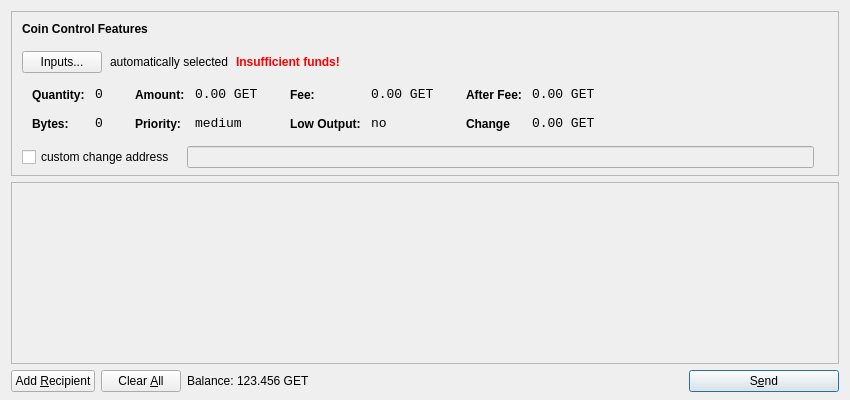
<?xml version="1.0" encoding="UTF-8"?>
<ui version="4.0">
 <class>SendCoinsDialog</class>
 <widget class="QDialog" name="SendCoinsDialog">
  <property name="geometry">
   <rect>
    <x>0</x>
    <y>0</y>
    <width>850</width>
    <height>400</height>
   </rect>
  </property>
  <property name="windowTitle">
   <string>Send Coins</string>
  </property>
  <layout class="QVBoxLayout" name="verticalLayout" stretch="0,1,0">
   <property name="bottomMargin">
    <number>8</number>
   </property>
   <item>
    <widget class="QFrame" name="frameCoinControl">
     <property name="sizePolicy">
      <sizepolicy hsizetype="Expanding" vsizetype="Expanding">
       <horstretch>0</horstretch>
       <verstretch>0</verstretch>
      </sizepolicy>
     </property>
     <property name="maximumSize">
      <size>
       <width>16777215</width>
       <height>16777215</height>
      </size>
     </property>
     <property name="frameShape">
      <enum>QFrame::StyledPanel</enum>
     </property>
     <property name="frameShadow">
      <enum>QFrame::Sunken</enum>
     </property>
     <layout class="QVBoxLayout" name="verticalLayoutCoinControl2">
      <property name="spacing">
       <number>6</number>
      </property>
      <property name="leftMargin">
       <number>0</number>
      </property>
      <property name="topMargin">
       <number>0</number>
      </property>
      <property name="rightMargin">
       <number>0</number>
      </property>
      <property name="bottomMargin">
       <number>6</number>
      </property>
      <item>
       <layout class="QVBoxLayout" name="verticalLayoutCoinControl" stretch="0,0,0,0,1">
        <property name="spacing">
         <number>0</number>
        </property>
        <property name="leftMargin">
         <number>10</number>
        </property>
        <property name="topMargin">
         <number>10</number>
        </property>
        <item>
         <layout class="QHBoxLayout" name="horizontalLayoutCoinControl1">
          <property name="bottomMargin">
           <number>15</number>
          </property>
          <item>
           <widget class="QLabel" name="labelCoinControlFeatures">
            <property name="sizePolicy">
             <sizepolicy hsizetype="Preferred" vsizetype="Maximum">
              <horstretch>0</horstretch>
              <verstretch>0</verstretch>
             </sizepolicy>
            </property>
            <property name="font">
             <font>
              <weight>75</weight>
              <bold>true</bold>
             </font>
            </property>
            <property name="styleSheet">
             <string notr="true">font-weight:bold;</string>
            </property>
            <property name="text">
             <string>Coin Control Features</string>
            </property>
           </widget>
          </item>
         </layout>
        </item>
        <item>
         <layout class="QHBoxLayout" name="horizontalLayoutCoinControl2" stretch="0,0,0,0">
          <property name="spacing">
           <number>8</number>
          </property>
          <property name="bottomMargin">
           <number>10</number>
          </property>
          <item>
           <widget class="QPushButton" name="pushButtonCoinControl">
            <property name="styleSheet">
             <string notr="true"/>
            </property>
            <property name="text">
             <string>Inputs...</string>
            </property>
           </widget>
          </item>
          <item>
           <widget class="QLabel" name="labelCoinControlAutomaticallySelected">
            <property name="text">
             <string>automatically selected</string>
            </property>
            <property name="margin">
             <number>5</number>
            </property>
           </widget>
          </item>
          <item>
           <widget class="QLabel" name="labelCoinControlInsuffFunds">
            <property name="font">
             <font>
              <weight>75</weight>
              <bold>true</bold>
             </font>
            </property>
            <property name="styleSheet">
             <string notr="true">color:red;font-weight:bold;</string>
            </property>
            <property name="text">
             <string>Insufficient funds!</string>
            </property>
            <property name="margin">
             <number>5</number>
            </property>
           </widget>
          </item>
          <item>
           <spacer name="horizontalSpacerCoinControl">
            <property name="orientation">
             <enum>Qt::Horizontal</enum>
            </property>
            <property name="sizeHint" stdset="0">
             <size>
              <width>40</width>
              <height>1</height>
             </size>
            </property>
           </spacer>
          </item>
         </layout>
        </item>
        <item>
         <widget class="QWidget" name="widgetCoinControl" native="true">
          <property name="sizePolicy">
           <sizepolicy hsizetype="Preferred" vsizetype="Preferred">
            <horstretch>0</horstretch>
            <verstretch>0</verstretch>
           </sizepolicy>
          </property>
          <property name="minimumSize">
           <size>
            <width>0</width>
            <height>0</height>
           </size>
          </property>
          <property name="styleSheet">
           <string notr="true"/>
          </property>
          <layout class="QHBoxLayout" name="horizontalLayoutCoinControl5">
           <property name="margin">
            <number>0</number>
           </property>
           <item>
            <layout class="QHBoxLayout" name="horizontalLayoutCoinControl3" stretch="0,0,0,1">
             <property name="spacing">
              <number>20</number>
             </property>
             <property name="topMargin">
              <number>0</number>
             </property>
             <property name="bottomMargin">
              <number>10</number>
             </property>
             <item>
              <layout class="QFormLayout" name="formLayoutCoinControl1">
               <property name="horizontalSpacing">
                <number>10</number>
               </property>
               <property name="verticalSpacing">
                <number>14</number>
               </property>
               <property name="leftMargin">
                <number>10</number>
               </property>
               <property name="topMargin">
                <number>4</number>
               </property>
               <property name="rightMargin">
                <number>6</number>
               </property>
               <item row="0" column="0">
                <widget class="QLabel" name="labelCoinControlQuantityText">
                 <property name="styleSheet">
                  <string notr="true">font-weight:bold;</string>
                 </property>
                 <property name="text">
                  <string>Quantity:</string>
                 </property>
                 <property name="margin">
                  <number>0</number>
                 </property>
                </widget>
               </item>
               <item row="0" column="1">
                <widget class="QLabel" name="labelCoinControlQuantity">
                 <property name="font">
                  <font>
                   <family>Monospace</family>
                   <pointsize>10</pointsize>
                  </font>
                 </property>
                 <property name="cursor">
                  <cursorShape>IBeamCursor</cursorShape>
                 </property>
                 <property name="contextMenuPolicy">
                  <enum>Qt::ActionsContextMenu</enum>
                 </property>
                 <property name="text">
                  <string>0</string>
                 </property>
                 <property name="margin">
                  <number>0</number>
                 </property>
                 <property name="textInteractionFlags">
                  <set>Qt::LinksAccessibleByMouse|Qt::TextSelectableByKeyboard|Qt::TextSelectableByMouse</set>
                 </property>
                </widget>
               </item>
               <item row="1" column="0">
                <widget class="QLabel" name="labelCoinControlBytesText">
                 <property name="styleSheet">
                  <string notr="true">font-weight:bold;</string>
                 </property>
                 <property name="text">
                  <string>Bytes:</string>
                 </property>
                </widget>
               </item>
               <item row="1" column="1">
                <widget class="QLabel" name="labelCoinControlBytes">
                 <property name="font">
                  <font>
                   <family>Monospace</family>
                   <pointsize>10</pointsize>
                  </font>
                 </property>
                 <property name="cursor">
                  <cursorShape>IBeamCursor</cursorShape>
                 </property>
                 <property name="contextMenuPolicy">
                  <enum>Qt::ActionsContextMenu</enum>
                 </property>
                 <property name="text">
                  <string>0</string>
                 </property>
                 <property name="textInteractionFlags">
                  <set>Qt::LinksAccessibleByMouse|Qt::TextSelectableByKeyboard|Qt::TextSelectableByMouse</set>
                 </property>
                </widget>
               </item>
              </layout>
             </item>
             <item>
              <layout class="QFormLayout" name="formLayoutCoinControl2">
               <property name="horizontalSpacing">
                <number>10</number>
               </property>
               <property name="verticalSpacing">
                <number>14</number>
               </property>
               <property name="leftMargin">
                <number>6</number>
               </property>
               <property name="topMargin">
                <number>4</number>
               </property>
               <property name="rightMargin">
                <number>6</number>
               </property>
               <item row="0" column="0">
                <widget class="QLabel" name="labelCoinControlAmountText">
                 <property name="styleSheet">
                  <string notr="true">font-weight:bold;</string>
                 </property>
                 <property name="text">
                  <string>Amount:</string>
                 </property>
                 <property name="margin">
                  <number>0</number>
                 </property>
                </widget>
               </item>
               <item row="0" column="1">
                <widget class="QLabel" name="labelCoinControlAmount">
                 <property name="font">
                  <font>
                   <family>Monospace</family>
                   <pointsize>10</pointsize>
                  </font>
                 </property>
                 <property name="cursor">
                  <cursorShape>IBeamCursor</cursorShape>
                 </property>
                 <property name="contextMenuPolicy">
                  <enum>Qt::ActionsContextMenu</enum>
                 </property>
                 <property name="text">
                  <string>0.00 GET</string>
                 </property>
                 <property name="textInteractionFlags">
                  <set>Qt::LinksAccessibleByMouse|Qt::TextSelectableByKeyboard|Qt::TextSelectableByMouse</set>
                 </property>
                </widget>
               </item>
               <item row="1" column="0">
                <widget class="QLabel" name="labelCoinControlPriorityText">
                 <property name="styleSheet">
                  <string notr="true">font-weight:bold;</string>
                 </property>
                 <property name="text">
                  <string>Priority:</string>
                 </property>
                </widget>
               </item>
               <item row="1" column="1">
                <widget class="QLabel" name="labelCoinControlPriority">
                 <property name="font">
                  <font>
                   <family>Monospace</family>
                   <pointsize>10</pointsize>
                  </font>
                 </property>
                 <property name="cursor">
                  <cursorShape>IBeamCursor</cursorShape>
                 </property>
                 <property name="contextMenuPolicy">
                  <enum>Qt::ActionsContextMenu</enum>
                 </property>
                 <property name="text">
                  <string>medium</string>
                 </property>
                 <property name="textInteractionFlags">
                  <set>Qt::LinksAccessibleByMouse|Qt::TextSelectableByKeyboard|Qt::TextSelectableByMouse</set>
                 </property>
                </widget>
               </item>
              </layout>
             </item>
             <item>
              <layout class="QFormLayout" name="formLayoutCoinControl3">
               <property name="horizontalSpacing">
                <number>10</number>
               </property>
               <property name="verticalSpacing">
                <number>14</number>
               </property>
               <property name="leftMargin">
                <number>6</number>
               </property>
               <property name="topMargin">
                <number>4</number>
               </property>
               <property name="rightMargin">
                <number>6</number>
               </property>
               <item row="0" column="0">
                <widget class="QLabel" name="labelCoinControlFeeText">
                 <property name="styleSheet">
                  <string notr="true">font-weight:bold;</string>
                 </property>
                 <property name="text">
                  <string>Fee:</string>
                 </property>
                 <property name="margin">
                  <number>0</number>
                 </property>
                </widget>
               </item>
               <item row="0" column="1">
                <widget class="QLabel" name="labelCoinControlFee">
                 <property name="font">
                  <font>
                   <family>Monospace</family>
                   <pointsize>10</pointsize>
                  </font>
                 </property>
                 <property name="cursor">
                  <cursorShape>IBeamCursor</cursorShape>
                 </property>
                 <property name="contextMenuPolicy">
                  <enum>Qt::ActionsContextMenu</enum>
                 </property>
                 <property name="text">
                  <string>0.00 GET</string>
                 </property>
                 <property name="textInteractionFlags">
                  <set>Qt::LinksAccessibleByMouse|Qt::TextSelectableByKeyboard|Qt::TextSelectableByMouse</set>
                 </property>
                </widget>
               </item>
               <item row="1" column="0">
                <widget class="QLabel" name="labelCoinControlLowOutputText">
                 <property name="styleSheet">
                  <string notr="true">font-weight:bold;</string>
                 </property>
                 <property name="text">
                  <string>Low Output:</string>
                 </property>
                </widget>
               </item>
               <item row="1" column="1">
                <widget class="QLabel" name="labelCoinControlLowOutput">
                 <property name="font">
                  <font>
                   <family>Monospace</family>
                   <pointsize>10</pointsize>
                  </font>
                 </property>
                 <property name="cursor">
                  <cursorShape>IBeamCursor</cursorShape>
                 </property>
                 <property name="contextMenuPolicy">
                  <enum>Qt::ActionsContextMenu</enum>
                 </property>
                 <property name="text">
                  <string>no</string>
                 </property>
                 <property name="textInteractionFlags">
                  <set>Qt::LinksAccessibleByMouse|Qt::TextSelectableByKeyboard|Qt::TextSelectableByMouse</set>
                 </property>
                </widget>
               </item>
              </layout>
             </item>
             <item>
              <layout class="QFormLayout" name="formLayoutCoinControl4">
               <property name="horizontalSpacing">
                <number>10</number>
               </property>
               <property name="verticalSpacing">
                <number>14</number>
               </property>
               <property name="leftMargin">
                <number>6</number>
               </property>
               <property name="topMargin">
                <number>4</number>
               </property>
               <property name="rightMargin">
                <number>6</number>
               </property>
               <item row="0" column="0">
                <widget class="QLabel" name="labelCoinControlAfterFeeText">
                 <property name="styleSheet">
                  <string notr="true">font-weight:bold;</string>
                 </property>
                 <property name="text">
                  <string>After Fee:</string>
                 </property>
                 <property name="margin">
                  <number>0</number>
                 </property>
                </widget>
               </item>
               <item row="0" column="1">
                <widget class="QLabel" name="labelCoinControlAfterFee">
                 <property name="font">
                  <font>
                   <family>Monospace</family>
                   <pointsize>10</pointsize>
                  </font>
                 </property>
                 <property name="cursor">
                  <cursorShape>IBeamCursor</cursorShape>
                 </property>
                 <property name="contextMenuPolicy">
                  <enum>Qt::ActionsContextMenu</enum>
                 </property>
                 <property name="text">
                  <string>0.00 GET</string>
                 </property>
                 <property name="textInteractionFlags">
                  <set>Qt::LinksAccessibleByMouse|Qt::TextSelectableByKeyboard|Qt::TextSelectableByMouse</set>
                 </property>
                </widget>
               </item>
               <item row="1" column="0">
                <widget class="QLabel" name="labelCoinControlChangeText">
                 <property name="styleSheet">
                  <string notr="true">font-weight:bold;</string>
                 </property>
                 <property name="text">
                  <string>Change</string>
                 </property>
                </widget>
               </item>
               <item row="1" column="1">
                <widget class="QLabel" name="labelCoinControlChange">
                 <property name="font">
                  <font>
                   <family>Monospace</family>
                   <pointsize>10</pointsize>
                  </font>
                 </property>
                 <property name="cursor">
                  <cursorShape>IBeamCursor</cursorShape>
                 </property>
                 <property name="contextMenuPolicy">
                  <enum>Qt::ActionsContextMenu</enum>
                 </property>
                 <property name="text">
                  <string>0.00 GET</string>
                 </property>
                 <property name="textInteractionFlags">
                  <set>Qt::LinksAccessibleByMouse|Qt::TextSelectableByKeyboard|Qt::TextSelectableByMouse</set>
                 </property>
                </widget>
               </item>
              </layout>
             </item>
            </layout>
           </item>
          </layout>
         </widget>
        </item>
        <item>
         <layout class="QHBoxLayout" name="horizontalLayoutCoinControl4" stretch="0,0,0">
          <property name="spacing">
           <number>12</number>
          </property>
          <property name="sizeConstraint">
           <enum>QLayout::SetDefaultConstraint</enum>
          </property>
          <property name="topMargin">
           <number>5</number>
          </property>
          <property name="rightMargin">
           <number>5</number>
          </property>
          <item>
           <widget class="QCheckBox" name="checkBoxCoinControlChange">
            <property name="text">
             <string>custom change address</string>
            </property>
           </widget>
          </item>
          <item>
           <widget class="QLineEdit" name="lineEditCoinControlChange">
            <property name="enabled">
             <bool>false</bool>
            </property>
            <property name="sizePolicy">
             <sizepolicy hsizetype="Expanding" vsizetype="Fixed">
              <horstretch>0</horstretch>
              <verstretch>0</verstretch>
             </sizepolicy>
            </property>
           </widget>
          </item>
          <item>
           <widget class="QLabel" name="labelCoinControlChangeLabel">
            <property name="sizePolicy">
             <sizepolicy hsizetype="Preferred" vsizetype="Expanding">
              <horstretch>0</horstretch>
              <verstretch>0</verstretch>
             </sizepolicy>
            </property>
            <property name="minimumSize">
             <size>
              <width>0</width>
              <height>0</height>
             </size>
            </property>
            <property name="text">
             <string/>
            </property>
            <property name="margin">
             <number>3</number>
            </property>
           </widget>
          </item>
         </layout>
        </item>
        <item>
         <spacer name="verticalSpacerCoinControl">
          <property name="orientation">
           <enum>Qt::Vertical</enum>
          </property>
          <property name="sizeHint" stdset="0">
           <size>
            <width>800</width>
            <height>1</height>
           </size>
          </property>
         </spacer>
        </item>
       </layout>
      </item>
     </layout>
    </widget>
   </item>
   <item>
    <widget class="QScrollArea" name="scrollArea">
     <property name="widgetResizable">
      <bool>true</bool>
     </property>
     <widget class="QWidget" name="scrollAreaWidgetContents">
      <property name="geometry">
       <rect>
        <x>0</x>
        <y>0</y>
        <width>830</width>
        <height>162</height>
       </rect>
      </property>
      <layout class="QVBoxLayout" name="verticalLayout_2">
       <property name="margin">
        <number>0</number>
       </property>
       <item>
        <layout class="QVBoxLayout" name="entries">
         <property name="spacing">
          <number>6</number>
         </property>
        </layout>
       </item>
       <item>
        <spacer name="verticalSpacer">
         <property name="orientation">
          <enum>Qt::Vertical</enum>
         </property>
         <property name="sizeHint" stdset="0">
          <size>
           <width>20</width>
           <height>40</height>
          </size>
         </property>
        </spacer>
       </item>
      </layout>
     </widget>
    </widget>
   </item>
   <item>
    <layout class="QHBoxLayout" name="horizontalLayout">
     <item>
      <widget class="QPushButton" name="addButton">
       <property name="toolTip">
        <string>Send to multiple recipients at once</string>
       </property>
       <property name="text">
        <string>Add &amp;Recipient</string>
       </property>
       <property name="icon">
        <iconset resource="../bitcoin.qrc">
         <normaloff>:/icons/add</normaloff>:/icons/add</iconset>
       </property>
       <property name="autoDefault">
        <bool>false</bool>
       </property>
      </widget>
     </item>
     <item>
      <widget class="QPushButton" name="clearButton">
       <property name="sizePolicy">
        <sizepolicy hsizetype="Minimum" vsizetype="Fixed">
         <horstretch>0</horstretch>
         <verstretch>0</verstretch>
        </sizepolicy>
       </property>
       <property name="toolTip">
        <string>Remove all transaction fields</string>
       </property>
       <property name="text">
        <string>Clear &amp;All</string>
       </property>
       <property name="icon">
        <iconset resource="../bitcoin.qrc">
         <normaloff>:/icons/remove</normaloff>:/icons/remove</iconset>
       </property>
       <property name="autoRepeatDelay">
        <number>300</number>
       </property>
       <property name="autoDefault">
        <bool>false</bool>
       </property>
      </widget>
     </item>
     <item>
      <layout class="QHBoxLayout" name="horizontalLayout_2">
       <property name="spacing">
        <number>3</number>
       </property>
       <item>
        <widget class="QLabel" name="label">
         <property name="sizePolicy">
          <sizepolicy hsizetype="Preferred" vsizetype="Fixed">
           <horstretch>0</horstretch>
           <verstretch>0</verstretch>
          </sizepolicy>
         </property>
         <property name="text">
          <string>Balance:</string>
         </property>
        </widget>
       </item>
       <item>
        <widget class="QLabel" name="labelBalance">
         <property name="sizePolicy">
          <sizepolicy hsizetype="Preferred" vsizetype="Fixed">
           <horstretch>0</horstretch>
           <verstretch>0</verstretch>
          </sizepolicy>
         </property>
         <property name="cursor">
          <cursorShape>IBeamCursor</cursorShape>
         </property>
         <property name="text">
          <string>123.456 GET</string>
         </property>
         <property name="textInteractionFlags">
          <set>Qt::LinksAccessibleByMouse|Qt::TextSelectableByKeyboard|Qt::TextSelectableByMouse</set>
         </property>
        </widget>
       </item>
      </layout>
     </item>
     <item>
      <spacer name="horizontalSpacer">
       <property name="orientation">
        <enum>Qt::Horizontal</enum>
       </property>
       <property name="sizeHint" stdset="0">
        <size>
         <width>40</width>
         <height>20</height>
        </size>
       </property>
      </spacer>
     </item>
     <item>
      <widget class="QPushButton" name="sendButton">
       <property name="minimumSize">
        <size>
         <width>150</width>
         <height>0</height>
        </size>
       </property>
       <property name="toolTip">
        <string>Confirm the send action</string>
       </property>
       <property name="text">
        <string>S&amp;end</string>
       </property>
       <property name="icon">
        <iconset resource="../bitcoin.qrc">
         <normaloff>:/icons/send</normaloff>:/icons/send</iconset>
       </property>
       <property name="default">
        <bool>true</bool>
       </property>
      </widget>
     </item>
    </layout>
   </item>
  </layout>
 </widget>
 <resources>
  <include location="../bitcoin.qrc"/>
 </resources>
 <connections/>
</ui>
